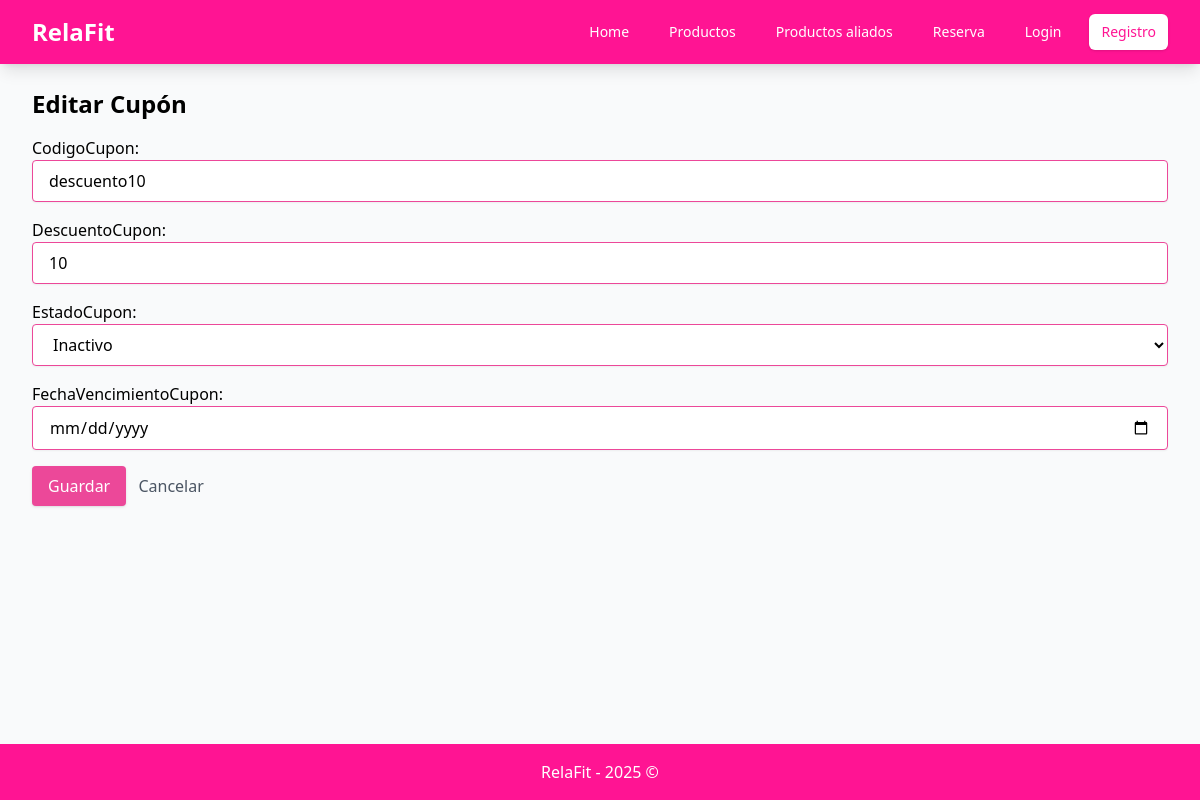
The app's page /es/panel/cupones/8/editar/ with its own data.
### Sesion/models.py (models this page shows, shortened)
class Cupon(models.Model):
    idCupon = models.AutoField(primary_key = True)
    descuentoCupon = models.IntegerField()
    codigoCupon = models.CharField()
    estadoCupon = models.BooleanField()
    fechaVencimientoCupon = models.DateField()

### Sesion/views.py (the view)
# urls.py: path("panel/cupones/<int:pk>/editar/", CuponUpdateView.as_view(), name="cupon_form"),
class CuponUpdateView(UpdateView):
    model = Cupon
    form_class = CuponForm
    template_name = "cupon/cupon_form.html"
    success_url = reverse_lazy("cupon_list")

### Sesion/templates/cupon/cupon_form.html (shortened to what this page needs)
{% extends "base.html" %}
{% load i18n %}
{% block content %}
<h1 class="text-2xl font-bold mb-4">
  {% if object %}{% trans "Editar Cupón" %}{% else %}{% trans "Nuevo Cupón" %}{% endif %}
</h1>
<form method="post" class="space-y-4">
  {{ form.as_p }}
  <button type="submit"
          class="bg-pink-500 hover:bg-pink-600 text-white px-4 py-2 rounded shadow">
    {% trans "Guardar" %}
  </button>
  <a href="{% url 'cupon_list' %}" class="ml-2 text-gray-600 hover:text-gray-800">
    {% trans "Cancelar" %}
  </a>
</form>
{% endblock %}

### records on screen
Cupon: codigoCupon "descuento10", descuentoCupon "10", estadoCupon "Inactivo"
